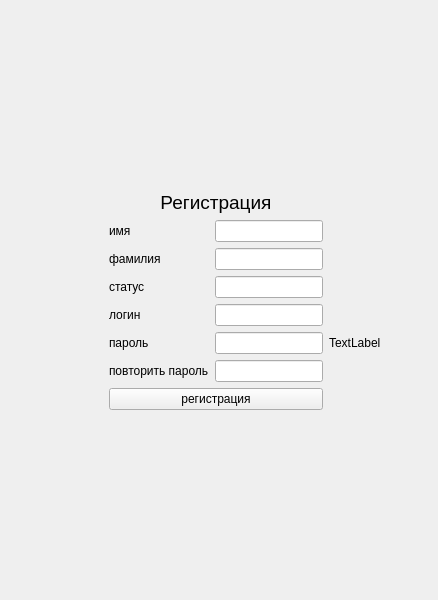
<?xml version="1.0" encoding="UTF-8"?>
<ui version="4.0">
 <class>MainWindow</class>
 <widget class="QMainWindow" name="MainWindow">
  <property name="geometry">
   <rect>
    <x>0</x>
    <y>0</y>
    <width>438</width>
    <height>600</height>
   </rect>
  </property>
  <property name="windowTitle">
   <string>MainWindow</string>
  </property>
  <widget class="QWidget" name="centralwidget">
   <layout class="QGridLayout" name="gridLayout">
    <item row="7" column="2">
     <widget class="QLineEdit" name="lineEdit_6"/>
    </item>
    <item row="3" column="1">
     <widget class="QLabel" name="label_6">
      <property name="text">
       <string>фамилия</string>
      </property>
     </widget>
    </item>
    <item row="7" column="1">
     <widget class="QLabel" name="label_4">
      <property name="text">
       <string>повторить пароль</string>
      </property>
     </widget>
    </item>
    <item row="2" column="1">
     <widget class="QLabel" name="label_5">
      <property name="text">
       <string>имя</string>
      </property>
     </widget>
    </item>
    <item row="5" column="0">
     <spacer name="horizontalSpacer_2">
      <property name="orientation">
       <enum>Qt::Horizontal</enum>
      </property>
      <property name="sizeHint" stdset="0">
       <size>
        <width>85</width>
        <height>20</height>
       </size>
      </property>
     </spacer>
    </item>
    <item row="9" column="1">
     <spacer name="verticalSpacer_2">
      <property name="orientation">
       <enum>Qt::Vertical</enum>
      </property>
      <property name="sizeHint" stdset="0">
       <size>
        <width>20</width>
        <height>176</height>
       </size>
      </property>
     </spacer>
    </item>
    <item row="5" column="1">
     <widget class="QLabel" name="label_2">
      <property name="text">
       <string>логин</string>
      </property>
     </widget>
    </item>
    <item row="6" column="1">
     <widget class="QLabel" name="label_3">
      <property name="text">
       <string>пароль</string>
      </property>
     </widget>
    </item>
    <item row="1" column="1" colspan="2">
     <widget class="QLabel" name="label">
      <property name="font">
       <font>
        <pointsize>14</pointsize>
       </font>
      </property>
      <property name="layoutDirection">
       <enum>Qt::LeftToRight</enum>
      </property>
      <property name="text">
       <string>Регистрация</string>
      </property>
      <property name="alignment">
       <set>Qt::AlignCenter</set>
      </property>
     </widget>
    </item>
    <item row="5" column="2">
     <widget class="QLineEdit" name="lineEdit_4"/>
    </item>
    <item row="0" column="1">
     <spacer name="verticalSpacer">
      <property name="orientation">
       <enum>Qt::Vertical</enum>
      </property>
      <property name="sizeHint" stdset="0">
       <size>
        <width>20</width>
        <height>177</height>
       </size>
      </property>
     </spacer>
    </item>
    <item row="8" column="1" colspan="2">
     <widget class="QPushButton" name="pushButton_2">
      <property name="text">
       <string>регистрация</string>
      </property>
     </widget>
    </item>
    <item row="6" column="2">
     <widget class="QLineEdit" name="lineEdit_5"/>
    </item>
    <item row="5" column="3">
     <spacer name="horizontalSpacer">
      <property name="orientation">
       <enum>Qt::Horizontal</enum>
      </property>
      <property name="sizeHint" stdset="0">
       <size>
        <width>85</width>
        <height>20</height>
       </size>
      </property>
     </spacer>
    </item>
    <item row="4" column="1">
     <widget class="QLabel" name="label_7">
      <property name="text">
       <string>статус</string>
      </property>
     </widget>
    </item>
    <item row="2" column="2">
     <widget class="QLineEdit" name="lineEdit_1"/>
    </item>
    <item row="3" column="2">
     <widget class="QLineEdit" name="lineEdit_2"/>
    </item>
    <item row="4" column="2">
     <widget class="QLineEdit" name="lineEdit_3"/>
    </item>
    <item row="6" column="3">
     <widget class="QLabel" name="label_8">
      <property name="text">
       <string>TextLabel</string>
      </property>
     </widget>
    </item>
   </layout>
  </widget>
 </widget>
 <resources/>
 <connections/>
</ui>
